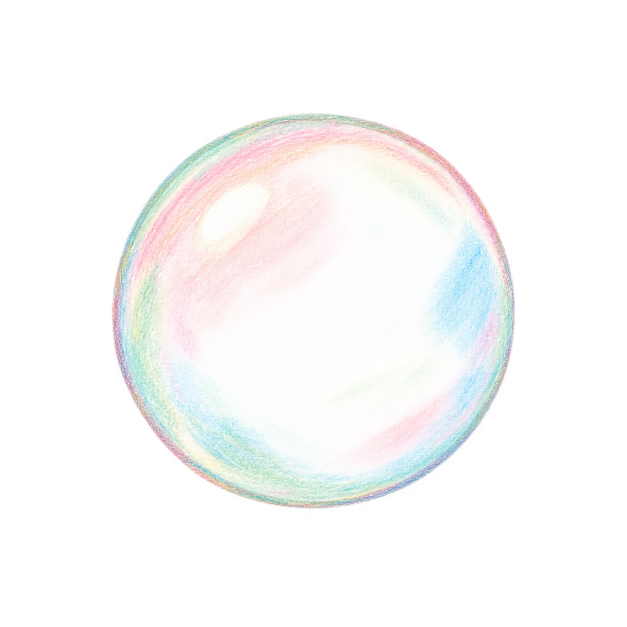
#> input picture docs/assets/laundry/bubble.png, 1254 x 1254 px, given in place of selected-style.png, which was not available (shown at 1/2 size)
$ python prepare-laundry-assets.py
#> lines starting #> are read from the running program, lines starting #| are printed output that depends on the picture; pictures that were not available may be replaced by others from this repository, and a replacement may not be noted
from pathlib import Path
from PIL import Image
root = Path(__file__).resolve().parents[1]
assets = root / 'public/assets/laundry'
source = Image.open(root / 'references/selected-style.png')
#> source is the input picture: PIL image 1254x1254 RGBA; mean R, G, B, A 81.1, 80.9, 80.4, 62.6
source.crop((20,20,212,212)).save(assets / 'paper.png')
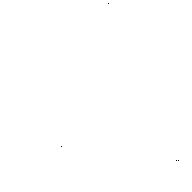
#> saved as paper.png: PIL image 192x192 RGBA; mean R, G, B, A 0, 0, 0, 0.000109; transparent parts drawn white
source.crop((165,1320,221,1344)).save(assets / 'button-paper.png')
full = Image.open(root / 'references/full-selected-design.png')
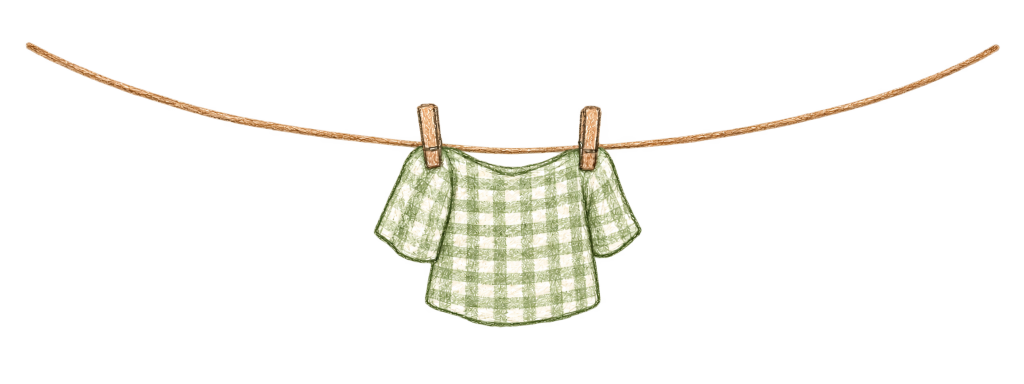
#> input picture docs/assets/laundry/clothesline.png, 2048 x 768 px, given in place of full-selected-design.png, which was not available (shown at 1/2 size)
#> full is the input picture: PIL image 2048x768 RGBA; mean R, G, B, A 60.7, 52.6, 39, 27.7
def extract(name, box):
#> called with name = 'home-hero.png', box = (50, 312, 323, 543)
    sx, sy = full.width/393, full.height/852
#> sx = 5.21; sy = 0.901
    full.crop(tuple(round(v*(sx if i%2==0 else sy)) for i,v in enumerate(box))).save(assets/name)
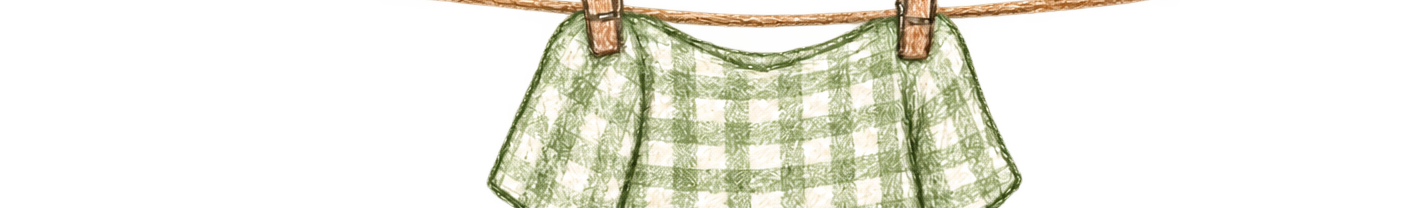
#> saved as home-hero.png: PIL image 1422x208 RGBA; mean R, G, B, A 105.8, 98.3, 75.9, 79; transparent parts drawn white
extract('home-hero.png', (50,312,323,543))
extract('handwritten-title.png', (100,150,292,190))
extract('home-clothesline.png', (138,193,253,244))
#> call 3 of extract, with name = 'home-clothesline.png', box = (138, 193, 253, 244)
#> in extract (call 3), `full.crop(tuple(round(v*(sx if i%2==0 else sy)) for i,v in enumerate(b..`:
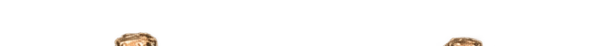
#> saved as home-clothesline.png: PIL image 599x46 RGBA; mean R, G, B, A 95.1, 74.8, 53.8, 6.6; transparent parts drawn white
print('Prepared measured source artwork and textures.')
